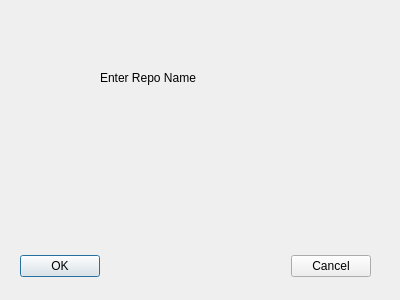
<?xml version="1.0" encoding="UTF-8"?>
<ui version="4.0">
 <class>Dialog</class>
 <widget class="QDialog" name="Dialog">
  <property name="geometry">
   <rect>
    <x>0</x>
    <y>0</y>
    <width>400</width>
    <height>300</height>
   </rect>
  </property>
  <property name="windowTitle">
   <string>Dialog</string>
  </property>
  <widget class="QWidget" name="layoutWidget">
   <property name="geometry">
    <rect>
     <x>20</x>
     <y>250</y>
     <width>351</width>
     <height>33</height>
    </rect>
   </property>
   <layout class="QHBoxLayout">
    <property name="spacing">
     <number>6</number>
    </property>
    <property name="margin" stdset="0">
     <number>0</number>
    </property>
    <item>
     <widget class="QPushButton" name="okButton">
      <property name="text">
       <string>OK</string>
      </property>
     </widget>
    </item>
    <item>
     <spacer>
      <property name="orientation">
       <enum>Qt::Orientation::Horizontal</enum>
      </property>
      <property name="sizeHint" stdset="0">
       <size>
        <width>131</width>
        <height>31</height>
       </size>
      </property>
     </spacer>
    </item>
    <item>
     <widget class="QPushButton" name="cancelButton">
      <property name="text">
       <string>Cancel</string>
      </property>
     </widget>
    </item>
   </layout>
  </widget>
  <widget class="QLabel" name="label">
   <property name="geometry">
    <rect>
     <x>100</x>
     <y>70</y>
     <width>101</width>
     <height>16</height>
    </rect>
   </property>
   <property name="text">
    <string>Enter Repo Name</string>
   </property>
  </widget>
 </widget>
 <resources/>
 <connections>
  <connection>
   <sender>okButton</sender>
   <signal>clicked()</signal>
   <receiver>Dialog</receiver>
   <slot>accept()</slot>
   <hints>
    <hint type="sourcelabel">
     <x>278</x>
     <y>253</y>
    </hint>
    <hint type="destinationlabel">
     <x>96</x>
     <y>254</y>
    </hint>
   </hints>
  </connection>
  <connection>
   <sender>cancelButton</sender>
   <signal>clicked()</signal>
   <receiver>Dialog</receiver>
   <slot>reject()</slot>
   <hints>
    <hint type="sourcelabel">
     <x>369</x>
     <y>253</y>
    </hint>
    <hint type="destinationlabel">
     <x>179</x>
     <y>282</y>
    </hint>
   </hints>
  </connection>
 </connections>
</ui>
